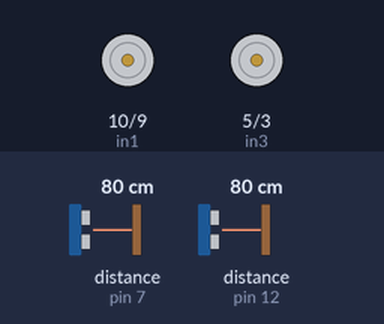
Recording of a sketch running on a simulated Arduino Uno, built with avr-gcc and run on an emulated ATmega328P. Shown: motor-driver pin pairs drawn as motors (green arrow = first pin HIGH = forward, orange = second pin HIGH = backward, longer = more drive, scaled by the enable pin). Wiring (inferred from the names in the program): 2 × ultrasonic range finder: trigger pin 2, echo pin 7 / trigger pin 13, echo pin 12. The inputs (shaded band) are chosen by the test bench; at power-on: distance to the obstacle (sensors on pin 12, pin 7) 80 cm. The echo pulse lasts 58.3 µs per cm.

Above: at 0.1 s.
At 1.8 s:
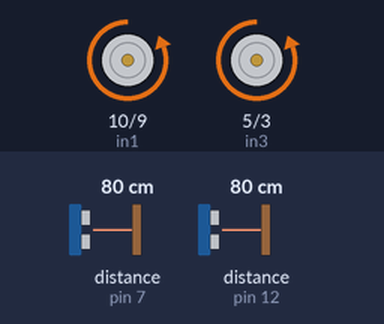
1.9 s: distance to the obstacle (sensor on pin 12) set to 120 cm
Timing chart, 0 to 4.9 s (numbered marks = the images above; inputs shaded):
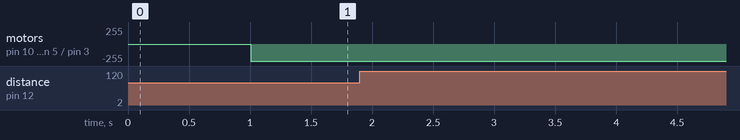

The sketch:

DroneSimulation1.ino
```cpp
int enA = 11;
int in1 = 10;
int in2 = 9;
// Motor B connections
int enB = 6;
int in3 = 5;
int in4 = 3;
const int trigPin1   = 13;
const int echoPin1  = 12;
// defines variables
long duration1;
int distance1;
const int trigPin2 = 2;
const int echoPin2 = 7;
// defines variables
long duration2;
int distance2;

void setup() {
  // Set all the motor control pins to outputs
  pinMode(enA, OUTPUT);
  pinMode(enB, OUTPUT);
  pinMode(in1, OUTPUT);
  pinMode(in2, OUTPUT);
  pinMode(in3, OUTPUT);
  pinMode(in4, OUTPUT);

  // Turn off motors - Initial state
  digitalWrite(in1, LOW);
  digitalWrite(in2, LOW);
  digitalWrite(in3, LOW);
  digitalWrite(in4, LOW);
  pinMode(trigPin1, OUTPUT); // Sets the trigPin as an Output
  pinMode(echoPin1, INPUT); // Sets the echoPin as an Input
  Serial.begin(9600);
  pinMode(trigPin2, OUTPUT); // Sets the trigPin as an Output
  pinMode(echoPin2, INPUT); // Sets the echoPin as an Input
  Serial.begin(9600);
}

void loop() {
  analogWrite(enA, 255);
  analogWrite(enB, 255);
  digitalWrite(trigPin1, LOW);
  delayMicroseconds(2);                                   // Sets the trigPin on HIGH state for 10 micro seconds
 digitalWrite(trigPin1, HIGH);
 delayMicroseconds(10);
 digitalWrite(trigPin1, LOW);
  digitalWrite(trigPin2, LOW);
  delayMicroseconds(2);                                   // Sets the trigPin on HIGH state for 10 micro seconds
 digitalWrite(trigPin2, HIGH);
 delayMicroseconds(10);
 digitalWrite(trigPin2, LOW);


   duration1 = pulseIn(echoPin1, HIGH);
   // Calculating the distance for the ulrasonic 1
   distance1= duration1*0.034/2;
   duration2 = pulseIn(echoPin2, HIGH);
    // Calculating the distance
   distance2 = duration2*0.034/2;
   Avance();
   if (distance1<100){
     if(distance2>100)
      GoRight();

    else if (distance2<100)
      GoLeft();


   else
       descender();
   }
}

// This function lets you control spinning direction of motors

void GoRight(){
   analogWrite(enA, 250);
   analogWrite(enB, 200); // j'ai choisi au hasard, normalement ca besoin d'une etude d'equilibre pour trouver la bonne valeur a fin de guarentir l'equilibre.
   digitalWrite(in1, LOW);
   digitalWrite(in2, HIGH);
   digitalWrite(in3, LOW);
   digitalWrite(in4, HIGH);

}
void GoLeft(){
   analogWrite(enA, 200);
   analogWrite(enB, 250);
   digitalWrite(in1, LOW);
   digitalWrite(in2, HIGH);
   digitalWrite(in3, LOW);
   digitalWrite(in4, HIGH);
}
void Avance(){
   analogWrite(enA, 250);
   analogWrite(enB, 250);
   digitalWrite(in1, LOW);
   digitalWrite(in2, HIGH);
   digitalWrite(in3, LOW);
   digitalWrite(in4, HIGH);
}
void reculer(){
   analogWrite(enA, 250);
   analogWrite(enB, 250);  // j;ai choisi au hasard ,normalement ca besoin d'une etude d'equilibre pour trouver la bonne valeur a fin de guarentir l'equilibre.
   digitalWrite(in1, HIGH);
   digitalWrite(in2, LOW);
   digitalWrite(in3, HIGH);
   digitalWrite(in4, LOW);
}
void descender(){

  // Decelerate from maximum speed to zero
  for (int i = 255; i >= 0; --i) {
    analogWrite(enA, i);
    analogWrite(enB, i);
    delay(20);
    digitalWrite(in1, LOW);
    digitalWrite(in2, LOW);
    digitalWrite(in3, LOW);
    digitalWrite(in4, LOW);
  }
}
```
